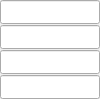
        <widget class="PyDMFrame" name="composite">
          <property name="geometry">
            <rect>
              <x>280</x>
              <y>65</y>
              <width>100</width>
              <height>99</height>
            </rect>
          </property>
          <property name="sizePolicy">
            <sizepolicy hsizetype="Ignored" vsizetype="Ignored">
              <horstretch>0</horstretch>
              <verstretch>0</verstretch>
            </sizepolicy>
          </property>
          <layout class="QGridLayout" name="gridLayout_1" columnstretch="100" rowstretch="24,1,24,1,24,1,24">
            <property name="leftMargin">
              <number>0</number>
            </property>
            <property name="topMargin">
              <number>0</number>
            </property>
            <property name="rightMargin">
              <number>0</number>
            </property>
            <property name="bottomMargin">
              <number>0</number>
            </property>
            <property name="horizontalSpacing">
              <number>0</number>
            </property>
            <property name="verticalSpacing">
              <number>0</number>
            </property>
            <item row="6" column="0">
              <widget class="PyDMLineEdit" name="text_entry_5">
                <property name="geometry">
                  <rect>
                    <x>0</x>
                    <y>75</y>
                    <width>100</width>
                    <height>24</height>
                  </rect>
                </property>
                <property name="sizePolicy">
                  <sizepolicy hsizetype="Ignored" vsizetype="Ignored">
                    <horstretch>0</horstretch>
                    <verstretch>0</verstretch>
                  </sizepolicy>
                </property>
                <property name="channel" stdset="0">
                  <string>ca://${P}${C}.D</string>
                </property>
                <property name="toolTip">
                  <string>${P}${C}.D</string>
                </property>
                <property name="font">
                  <font>
                    <pointsize>14</pointsize>
                  </font>
                </property>
                <property name="styleSheet">
                  <string notr="true">PyDMLineEdit#text_entry_5 {
  color: rgb(0, 0, 0);
  background-color: rgb(187, 187, 187);
  border: 1px solid black;
  margin: 0px;
  padding: 0px;
  spacing: 0px;
  }</string>
                </property>
              </widget>
            </item>
            <item row="4" column="0">
              <widget class="PyDMLineEdit" name="text_entry_6">
                <property name="geometry">
                  <rect>
                    <x>0</x>
                    <y>50</y>
                    <width>100</width>
                    <height>24</height>
                  </rect>
                </property>
                <property name="sizePolicy">
                  <sizepolicy hsizetype="Ignored" vsizetype="Ignored">
                    <horstretch>0</horstretch>
                    <verstretch>0</verstretch>
                  </sizepolicy>
                </property>
                <property name="channel" stdset="0">
                  <string>ca://${P}${C}.C</string>
                </property>
                <property name="toolTip">
                  <string>${P}${C}.C</string>
                </property>
                <property name="font">
                  <font>
                    <pointsize>14</pointsize>
                  </font>
                </property>
                <property name="styleSheet">
                  <string notr="true">PyDMLineEdit#text_entry_6 {
  color: rgb(0, 0, 0);
  background-color: rgb(187, 187, 187);
  border: 1px solid black;
  margin: 0px;
  padding: 0px;
  spacing: 0px;
  }</string>
                </property>
              </widget>
            </item>
            <item row="2" column="0">
              <widget class="PyDMLineEdit" name="text_entry_7">
                <property name="geometry">
                  <rect>
                    <x>0</x>
                    <y>25</y>
                    <width>100</width>
                    <height>24</height>
                  </rect>
                </property>
                <property name="sizePolicy">
                  <sizepolicy hsizetype="Ignored" vsizetype="Ignored">
                    <horstretch>0</horstretch>
                    <verstretch>0</verstretch>
                  </sizepolicy>
                </property>
                <property name="channel" stdset="0">
                  <string>ca://${P}${C}.B</string>
                </property>
                <property name="toolTip">
                  <string>${P}${C}.B</string>
                </property>
                <property name="font">
                  <font>
                    <pointsize>14</pointsize>
                  </font>
                </property>
                <property name="styleSheet">
                  <string notr="true">PyDMLineEdit#text_entry_7 {
  color: rgb(0, 0, 0);
  background-color: rgb(187, 187, 187);
  border: 1px solid black;
  margin: 0px;
  padding: 0px;
  spacing: 0px;
  }</string>
                </property>
              </widget>
            </item>
            <item row="0" column="0">
              <widget class="PyDMLineEdit" name="text_entry_8">
                <property name="geometry">
                  <rect>
                    <x>0</x>
                    <y>0</y>
                    <width>100</width>
                    <height>24</height>
                  </rect>
                </property>
                <property name="sizePolicy">
                  <sizepolicy hsizetype="Ignored" vsizetype="Ignored">
                    <horstretch>0</horstretch>
                    <verstretch>0</verstretch>
                  </sizepolicy>
                </property>
                <property name="channel" stdset="0">
                  <string>ca://${P}${C}.A</string>
                </property>
                <property name="toolTip">
                  <string>${P}${C}.A</string>
                </property>
                <property name="font">
                  <font>
                    <pointsize>14</pointsize>
                  </font>
                </property>
                <property name="styleSheet">
                  <string notr="true">PyDMLineEdit#text_entry_8 {
  color: rgb(0, 0, 0);
  background-color: rgb(187, 187, 187);
  border: 1px solid black;
  margin: 0px;
  padding: 0px;
  spacing: 0px;
  }</string>
                </property>
              </widget>
            </item>
          </layout>
        </widget>
